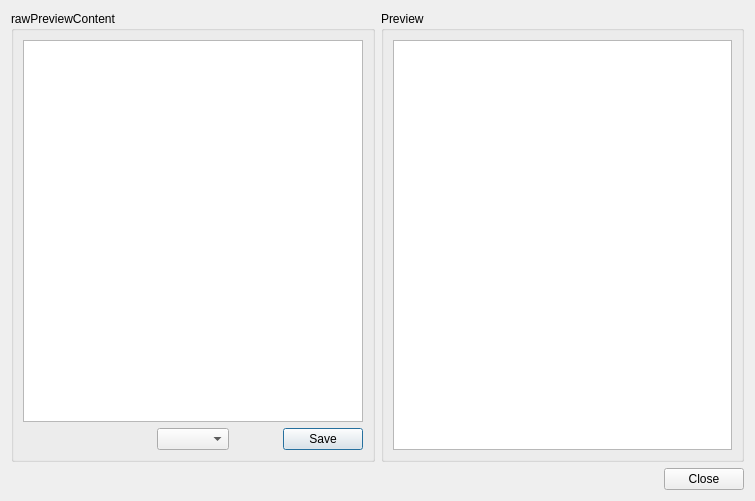
<?xml version="1.0" encoding="UTF-8"?>
<ui version="4.0">
 <class>Dialog</class>
 <widget class="QDialog" name="Dialog">
  <property name="geometry">
   <rect>
    <x>0</x>
    <y>0</y>
    <width>755</width>
    <height>501</height>
   </rect>
  </property>
  <property name="windowTitle">
   <string>Report Preview</string>
  </property>
  <property name="windowIcon">
   <iconset resource="resources.qrc">
    <normaloff>:/logos/xrecog-64px.svg</normaloff>:/logos/xrecog-64px.svg</iconset>
  </property>
  <layout class="QGridLayout" name="gridLayout">
   <item row="1" column="0">
    <layout class="QHBoxLayout" name="centerHLayout">
     <item>
      <widget class="QGroupBox" name="rawGroupBox">
       <property name="title">
        <string>rawPreviewContent</string>
       </property>
       <layout class="QGridLayout" name="gridLayout_3">
        <item row="0" column="0">
         <widget class="QPlainTextEdit" name="rawTextEdit">
          <property name="readOnly">
           <bool>true</bool>
          </property>
          <property name="plainText">
           <string/>
          </property>
         </widget>
        </item>
        <item row="1" column="0" alignment="Qt::AlignHCenter">
         <widget class="QComboBox" name="formatComboBox"/>
        </item>
        <item row="1" column="0" alignment="Qt::AlignRight">
         <widget class="QPushButton" name="pushButton">
          <property name="text">
           <string>Save</string>
          </property>
          <property name="icon">
           <iconset theme="document-save">
            <normaloff>.</normaloff>.</iconset>
          </property>
         </widget>
        </item>
       </layout>
      </widget>
     </item>
     <item>
      <widget class="QGroupBox" name="previewGroupBox">
       <property name="title">
        <string>Preview</string>
       </property>
       <layout class="QGridLayout" name="gridLayout_2">
        <item row="0" column="0">
         <widget class="QTextEdit" name="previewTextEdit">
          <property name="readOnly">
           <bool>true</bool>
          </property>
          <property name="html">
           <string>&lt;!DOCTYPE HTML PUBLIC &quot;-//W3C//DTD HTML 4.0//EN&quot; &quot;http://www.w3.org/TR/REC-html40/strict.dtd&quot;&gt;
&lt;html&gt;&lt;head&gt;&lt;meta name=&quot;qrichtext&quot; content=&quot;1&quot; /&gt;&lt;style type=&quot;text/css&quot;&gt;
p, li { white-space: pre-wrap; }
&lt;/style&gt;&lt;/head&gt;&lt;body style=&quot; font-family:'Noto Sans'; font-size:10pt; font-weight:400; font-style:normal;&quot;&gt;
&lt;p style=&quot;-qt-paragraph-type:empty; margin-top:0px; margin-bottom:0px; margin-left:0px; margin-right:0px; -qt-block-indent:0; text-indent:0px;&quot;&gt;&lt;br /&gt;&lt;/p&gt;&lt;/body&gt;&lt;/html&gt;</string>
          </property>
         </widget>
        </item>
       </layout>
      </widget>
     </item>
    </layout>
   </item>
   <item row="2" column="0">
    <widget class="QDialogButtonBox" name="buttonBox">
     <property name="orientation">
      <enum>Qt::Horizontal</enum>
     </property>
     <property name="standardButtons">
      <set>QDialogButtonBox::Close</set>
     </property>
    </widget>
   </item>
  </layout>
 </widget>
 <resources>
  <include location="resources.qrc"/>
 </resources>
 <connections>
  <connection>
   <sender>buttonBox</sender>
   <signal>accepted()</signal>
   <receiver>Dialog</receiver>
   <slot>accept()</slot>
   <hints>
    <hint type="sourcelabel">
     <x>254</x>
     <y>494</y>
    </hint>
    <hint type="destinationlabel">
     <x>157</x>
     <y>274</y>
    </hint>
   </hints>
  </connection>
  <connection>
   <sender>buttonBox</sender>
   <signal>rejected()</signal>
   <receiver>Dialog</receiver>
   <slot>reject()</slot>
   <hints>
    <hint type="sourcelabel">
     <x>322</x>
     <y>494</y>
    </hint>
    <hint type="destinationlabel">
     <x>286</x>
     <y>274</y>
    </hint>
   </hints>
  </connection>
 </connections>
</ui>
